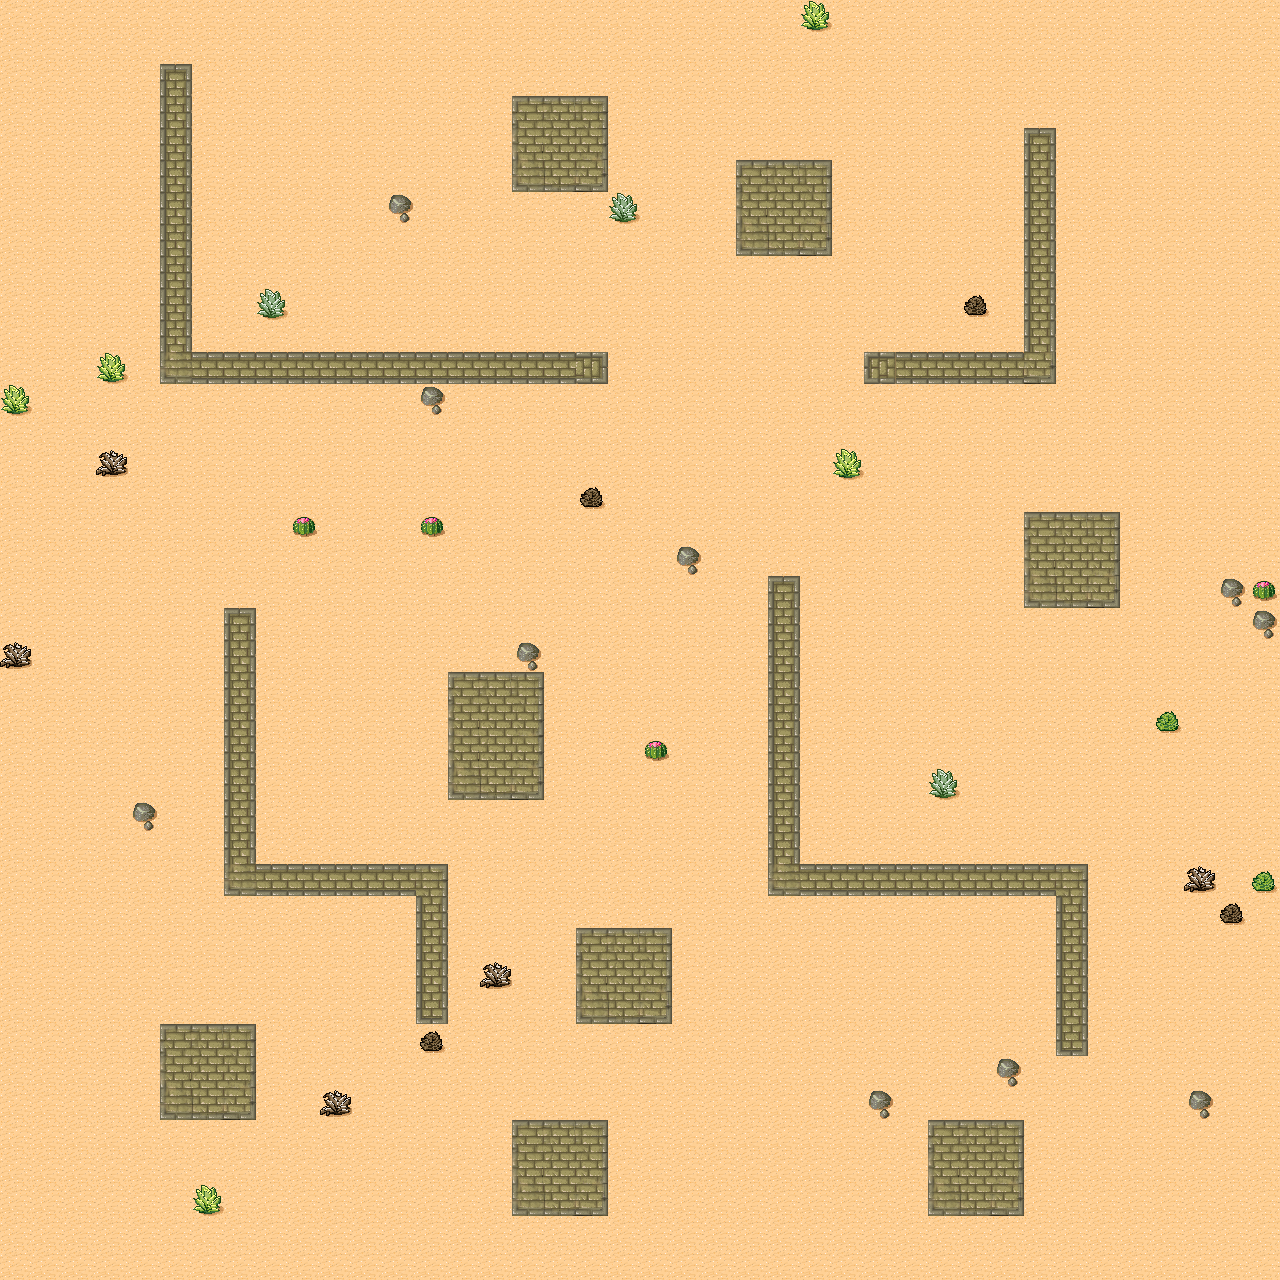

A level layout from a 2D game, rendered from its tile map. Below: a short description, then the map file with tile-grid data replaced by summaries:
An orthogonal 40x40 tile map with 32x32 px tiles, 3 tile layers (Ground, Wall, Meta), 1 hidden layer not drawn, 5 tilesets.

<map version="1.0" orientation="orthogonal" renderorder="right-down" width="40" height="40" tilewidth="32" tileheight="32" nextobjectid="1">
 <tileset firstgid="1" source="desert.tsx" />
 <tileset firstgid="49" name="Meta1" tilewidth="32" tileheight="32" spacing="1" margin="1" tilecount="2" columns="2">
  <image source="meta_tiles.png" width="67" height="34" />
  <terraintypes>
   <terrain name="Type 1" tile="-1" />
   <terrain name="Type 2" tile="-1" />
   <terrain name="Type 3" tile="-1" />
   <terrain name="Type 4" tile="-1" />
   <terrain name="Type 5" tile="-1" />
  </terraintypes>
  <tile id="0" terrain="4,4,3,4">
   <properties>
    <property name="BirthPoint" type="bool" value="false" />
    <property name="Collidable" type="bool" value="true" />
    <property name="Empty" type="bool" value="false" />
    <property name="Uninfertratable" type="bool" value="false" />
   </properties>
  </tile>
  <tile id="1">
   <properties>
    <property name="BirthPoint" type="bool" value="true" />
    <property name="Collidable" type="bool" value="false" />
    <property name="Empty" type="bool" value="false" />
    <property name="Uninfertratable" type="bool" value="false" />
   </properties>
  </tile>
 </tileset>
 <tileset firstgid="51" name="Meta2" tilewidth="32" tileheight="32" spacing="1" margin="1" tilecount="2" columns="2">
  <image source="meta_tiles2.png" width="67" height="34" />
  <tile id="0">
   <properties>
    <property name="BirthPoint" type="bool" value="false" />
    <property name="Collidable" type="bool" value="false" />
    <property name="Empty" type="bool" value="true" />
    <property name="Uninfertratable" type="bool" value="false" />
   </properties>
  </tile>
  <tile id="1">
   <properties>
    <property name="BirthPoint" type="bool" value="false" />
    <property name="Collidable" type="bool" value="false" />
    <property name="Empty" type="bool" value="false" />
    <property name="Uninfertratable" type="bool" value="true" />
   </properties>
  </tile>
 </tileset>
 <tileset firstgid="53" name="Object" tilewidth="22" tileheight="18" tilecount="2" columns="0">
  <tile id="0" probability="0.999">
   <properties>
    <property name="Eatable" type="bool" value="true" />
    <property name="Heart" type="bool" value="true" />
   </properties>
   <image width="18" height="18" source="heart.png" />
  </tile>
  <tile id="1">
   <properties>
    <property name="Eatable" type="bool" value="true" />
    <property name="Experience" type="bool" value="true" />
   </properties>
   <image width="22" height="18" source="diamond.png" />
  </tile>
 </tileset>
 <tileset firstgid="55" name="WALL" tilewidth="32" tileheight="32" spacing="1" margin="1" tilecount="48" columns="8">
  <image source="tmw_desert_spacing_WALL.png" width="265" height="199" />
 </tileset>
 <layer name="Ground" width="40" height="40">
  <data>[1600 cells, 1600 non-empty, 8 distinct tile ids]</data>
 </layer>
 <layer name="Wall" width="40" height="40">
  <properties>
   <property name="collision" value="1" />
  </properties>
  <data>[1600 cells, 155 non-empty, 16 distinct tile ids]</data>
 </layer>
 <layer name="Meta" width="40" height="40" opacity="0">
  <data>[1600 cells, 1600 non-empty, 4 distinct tile ids]</data>
 </layer>
 <layer name="Foreground" width="40" height="40" visible="0">
  <data>[1600 cells, 147 non-empty, 2 distinct tile ids]</data>
 </layer>
</map>
